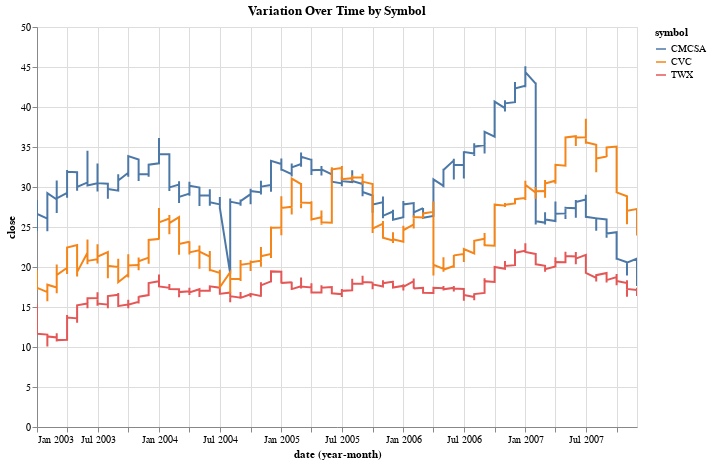

Source (notebook cell):
### Code cell
import altair as alt

cluster_no = 1
cluster_members = corr.index[labels == cluster_no]
cluster_quotes = quotes.query('symbol in @cluster_members')

chart = alt.Chart(cluster_quotes).mark_line().encode(
    x='yearmonth(date):T',
    y='close:Q',
    color='symbol:N',
    tooltip=['symbol:N', 'date:T', 'variation:Q']
).properties(
    width=600,
    height=400,
    title='Variation Over Time by Symbol'
).interactive()
chart

### Figure 1 — Vega-Lite specification as saved in the notebook (floating-point values rounded to 4 significant figures; data arrays with more than 128 entries replaced by an {"elided": "..."} marker saying what was removed)
{"config": {"view": {"continuousWidth": 300, "continuousHeight": 300}}, "data": {"name": "data-a92fe4bf375620ce77d53c9a45507602"}, "mark": {"type": "line"}, "encoding": {"color": {"field": "symbol", "type": "nominal"}, "tooltip": [{"field": "symbol", "type": "nominal"}, {"field": "date", "type": "temporal"}, {"field": "variation", "type": "quantitative"}], "x": {"field": "date", "timeUnit": "yearmonth", "type": "temporal"}, "y": {"field": "close", "type": "quantitative"}}, "height": 400, "params": [{"name": "param_1", "select": {"type": "interval", "encodings": ["x", "y"]}, "bind": "scales"}], "title": "Variation Over Time by Symbol", "width": 600, "$schema": "https://vega.github.io/schema/vega-lite/v5.15.1.json", "datasets": {"data-a92fe4bf375620ce77d53c9a45507602": {"elided": "3774 records"}}}
